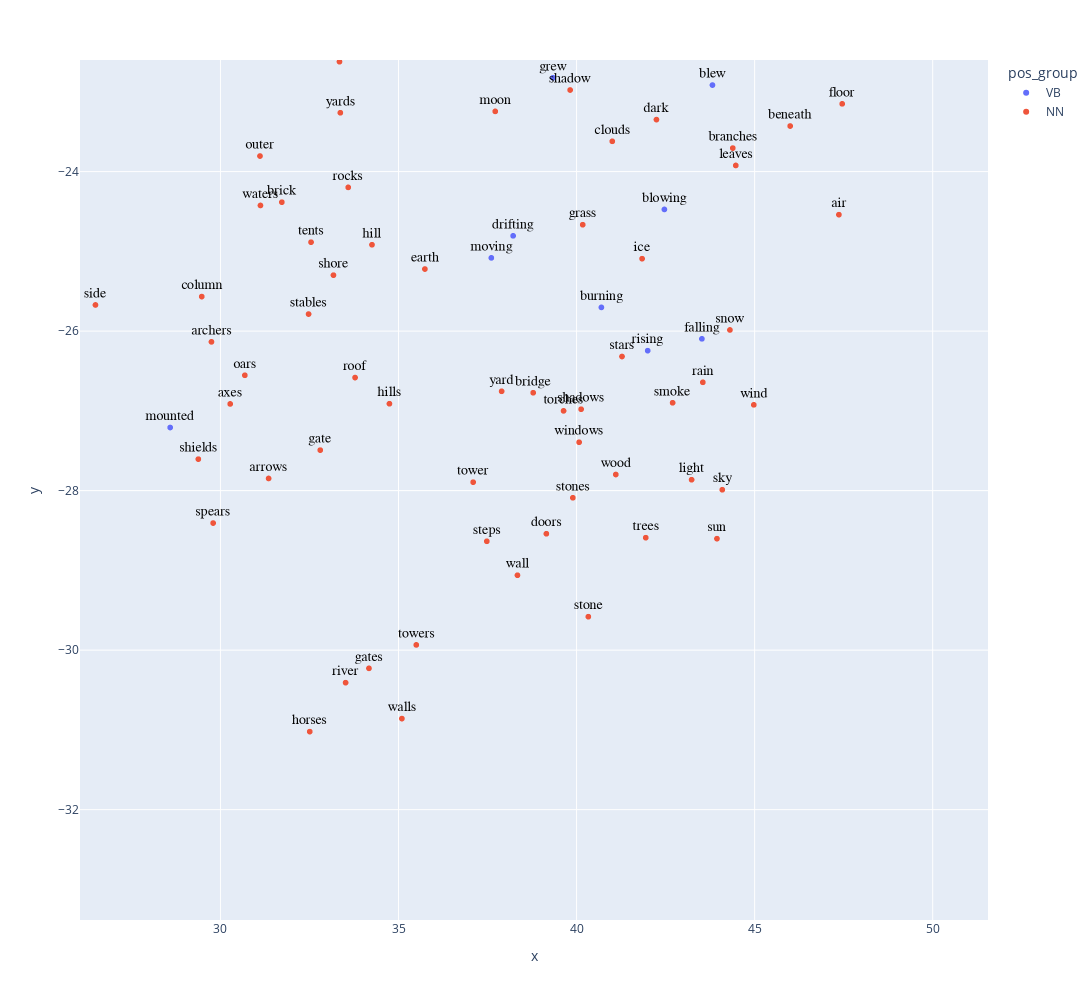

The cell this chart's notebook holds for it:
### Code cell
X = TSNE.join(filtered_VOCAB, how='left')

px.scatter(X.reset_index(), 'x', 'y', 
        text='term_str', 
        color='pos_group', 
        hover_name='term_str',          
        height=1000,
        width=1200)\
    .update_traces(
        mode='markers+text', 
        textfont=dict(color='black', size=14, family='Arial'),
        textposition='top center')

### Figure 1 — Plotly figure (JSON) as saved in the notebook; plotly's stock layout.template omitted (floating-point values rounded to 4 significant figures; data arrays with more than 128 entries replaced by an {"elided": "..."} marker saying what was removed)
{"data": [{"hovertemplate": "<b>%{hovertext}</b><br><br>pos_group=VB<br>x=%{x}<br>y=%{y}<br>term_str=%{text}<extra></extra>", "hovertext": {"elided": "815 str values"}, "legendgroup": "VB", "marker": {"color": "#636efa", "symbol": "circle"}, "mode": "markers+text", "name": "VB", "showlegend": true, "text": {"elided": "815 str values"}, "textfont": {"color": "black", "family": "Arial", "size": 14}, "textposition": "top center", "type": "scattergl", "x": {"elided": "815 float values"}, "xaxis": "x", "y": {"elided": "815 float values"}, "yaxis": "y"}, {"hovertemplate": "<b>%{hovertext}</b><br><br>pos_group=NN<br>x=%{x}<br>y=%{y}<br>term_str=%{text}<extra></extra>", "hovertext": {"elided": "1142 str values"}, "legendgroup": "NN", "marker": {"color": "#EF553B", "symbol": "circle"}, "mode": "markers+text", "name": "NN", "showlegend": true, "text": {"elided": "1142 str values"}, "textfont": {"color": "black", "family": "Arial", "size": 14}, "textposition": "top center", "type": "scattergl", "x": {"elided": "1142 float values"}, "xaxis": "x", "y": {"elided": "1142 float values"}, "yaxis": "y"}], "layout": {"dragmode": "zoom", "height": 1000, "legend": {"title": {"text": "pos_group"}, "tracegroupgap": 0}, "margin": {"t": 60}, "width": 1200, "xaxis": {"anchor": "y", "autorange": false, "domain": [0, 1], "range": [26.06, 51.55], "title": {"text": "x"}, "type": "linear"}, "yaxis": {"anchor": "x", "autorange": false, "domain": [0, 1], "range": [-33.38, -22.6], "title": {"text": "y"}, "type": "linear"}}}
